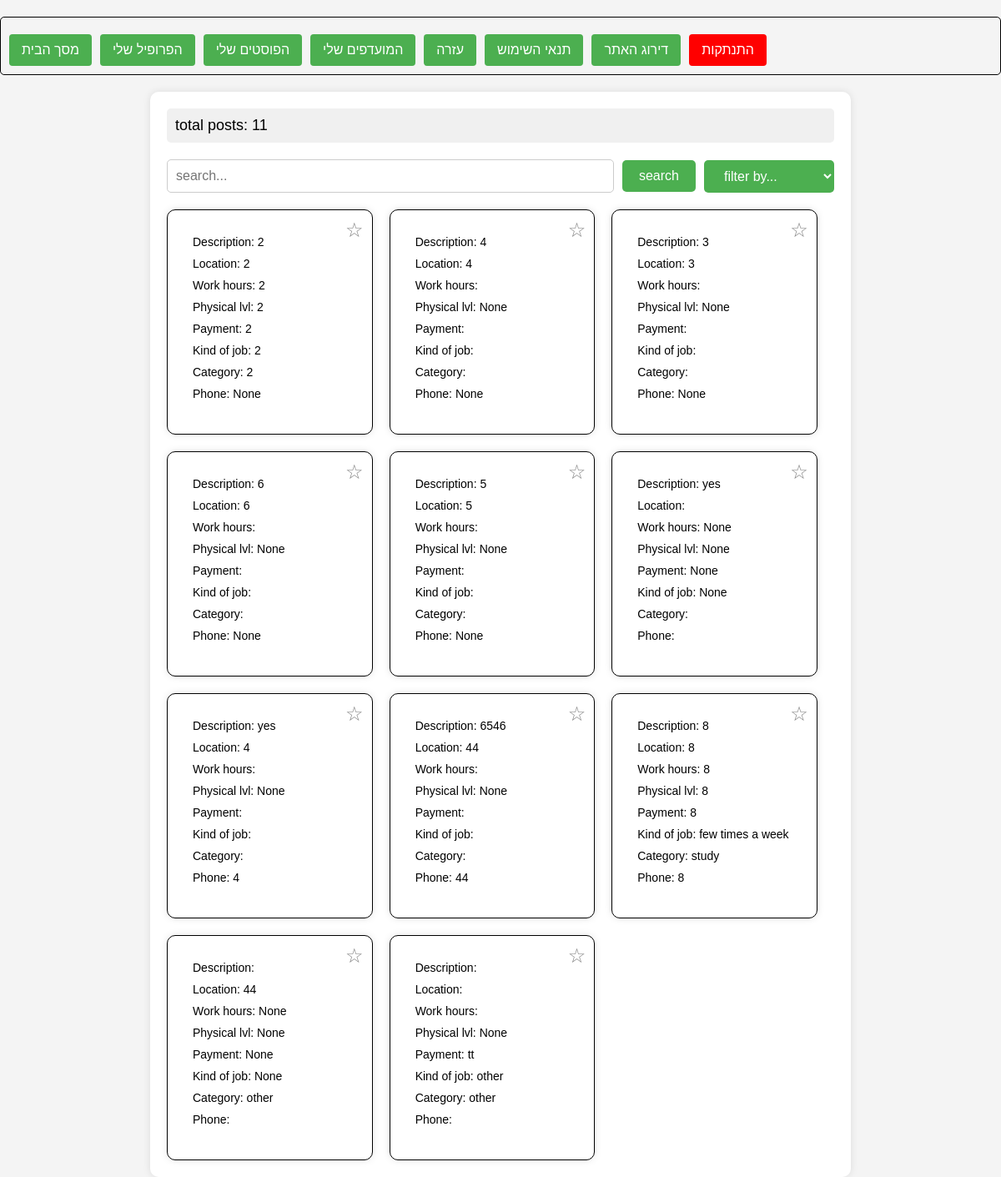
Page /homepage/ on the committed database.
### posts/models.py (models this page shows)
class Post(models.Model):
    description = models.TextField(null=True, blank=True)
    location = models.TextField(null=True, blank=True)
    payment = models.TextField(null=True, blank=True)
    work_hours = models.TextField(null=True, blank=True)
    phys_lvl = models.IntegerField(null=True, blank=True)
    kind_of_job = models.TextField(null=True, blank=True)
    category = models.TextField(null=True, blank=True)
    phone = models.TextField(null=True, blank=True)

### project/views.py (the view)
# urls.py: path('homepage/', views.homepage, name='homepage'),
def homepage(request):
    posts = Post.objects.all()
    global_user_id = request.session.get('global_user_id')
    if global_user_id:
        user = User.objects.get(id=global_user_id)
        favorites = [int(fav) for fav in user.favorites]
    else:
        favorites = []  # Initialize favorites as an empty list if user is not logged in
    context = {'posts': posts, 'favorites': favorites}
    return render(request, 'homepage.html', context)

### templates/homepage.html (shortened to what this page needs)
<!DOCTYPE html>
<html lang="en">
<head>
</head>
<body>
{% extends 'toolbar.html' %}
{% block content %}
<div class="content">
    <div class="total-posts">total posts:  {{ posts|length }}</div>
    <div class="search-filter">
        <input type="text" class="search-input" placeholder="search...">
        <button class="search-button">search</button>
        <select class="filter-select">
            <option value="">filter by...</option>
        </select>
    </div>
    <div class="posts">
        {% if posts %}
        {% for post in posts %}
        <div class="post" data-description="{{ post.description }}" data-location="{{ post.location }}" data-work-hours="{{ post.work_hours }}" data-phys-lvl="{{ post.phys_lvl }}" data-kind-of-job="{{ post.kind_of_job }}" data-category="{{ post.category }}" data-phone="{{ post.phone }}" data-payment="{{ post.payment }}">
            <div class="post-content">
                <div class="post-info">Description: {{ post.description }}</div>
                <div class="post-info">Location: {{ post.location }}</div>
                <div class="post-info">Work hours: {{ post.work_hours }}</div>
                <div class="post-info">Physical lvl: {{ post.phys_lvl }}</div>
                <div class="post-info">Payment: {{ post.payment }}</div>
                <div class="post-info">Kind of job: {{ post.kind_of_job }}</div>
                <div class="post-info">Category: {{ post.category }}</div>
                <div class="post-info">Phone: {{ post.phone }}</div>
                <div class="favorites-button {% if post.id|add:0 in favorites %}active {% endif %}" data-post-id="{{ post.id }}">☆</div>
            </div>
        </div>
        {% endfor %}
        {% else %}
        <p class="no-posts-message" style="display: none;">No posts fit your request.</p>
        {% endif %}
    </div>
</div>
</body>
</html>
{% endblock %}

### templates/homepage.html (style rules this page uses)
body { font-family: Arial, sans-serif; margin: 0; padding: 0; background-color: #f8f8f8; }
.content { max-width: 800px; margin: 0 auto; padding: 20px; background-color: #fff; border-radius: 10px; box-shadow: 0 0 10px rgba(0, 0, 0, 0.1); }
.total-posts { font-size: 18px; padding: 10px; margin-bottom: 20px; background-color: #f0f0f0; border-radius: 5px; }
.search-filter { display: flex; align-items: center; margin-bottom: 20px; }
.search-input { flex: 1; padding: 10px; font-size: 16px; border: 1px solid #ccc; border-radius: 5px; }
.filter-select, .search-button { padding: 10px 20px; font-size: 16px; margin-left: 10px; background-color: #4caf50; color: #fff; border: none; border-radius: 5px; cursor: pointer; }
.posts { display: flex; flex-wrap: wrap; gap: 20px; }
.post { background-color: #fff; border: 1px solid #ddd; border-radius: 10px; overflow: hidden; box-shadow: 0 0 10px rgba(0, 0, 0, 0.1); transition: transform 0.3s ease-in-out; width: calc(50% - 20px); }
.post-content { padding: 20px; }
.post-info { margin-bottom: 10px; }
.favorites-button { position: absolute; top: 10px; right: 10px; cursor: pointer; font-size: 24px; color: #888; }

### templates/toolbar.html (style rules this page uses)
body { font-family: Arial, sans-serif; margin: 0; padding: 0; box-sizing: border-box; background-color: #f4f4f4; }
.posts { display: flex; flex-wrap: wrap; gap: 20px; }
.post { width: calc(33.33% - 20px); border: 1px solid black; padding: 10px; box-sizing: border-box; position: relative; }
.post-content { font-size: 14px; }
.favorites-button { position: absolute; top: 10px; right: 10px; cursor: pointer; }

### rows in the picture
Post: description "2", location "2", work_hours "2", phys_lvl "2", payment "2", kind_of_job "2", category "2", phone "None"
Post: description "4", location "4", phys_lvl "None", phone "None"
Post: description "3", location "3", phys_lvl "None", phone "None"
Post: description "6", location "6", phys_lvl "None", phone "None"
Post: description "5", location "5", phys_lvl "None", phone "None"
Post: description "yes", work_hours "None", phys_lvl "None", payment "None", kind_of_job "None"
Post: description "yes", location "4", phys_lvl "None", phone "4"
Post: description "6546", location "44", phys_lvl "None", phone "44"
Post: description "8", location "8", work_hours "8", phys_lvl "8", payment "8", kind_of_job "few times a week", category "study", phone "8"
Post: location "44", work_hours "None", phys_lvl "None", payment "None", kind_of_job "None", category "other"
Post: phys_lvl "None", payment "tt", kind_of_job "other", category "other"

### other values in the picture
{{ posts|length }} "11"
